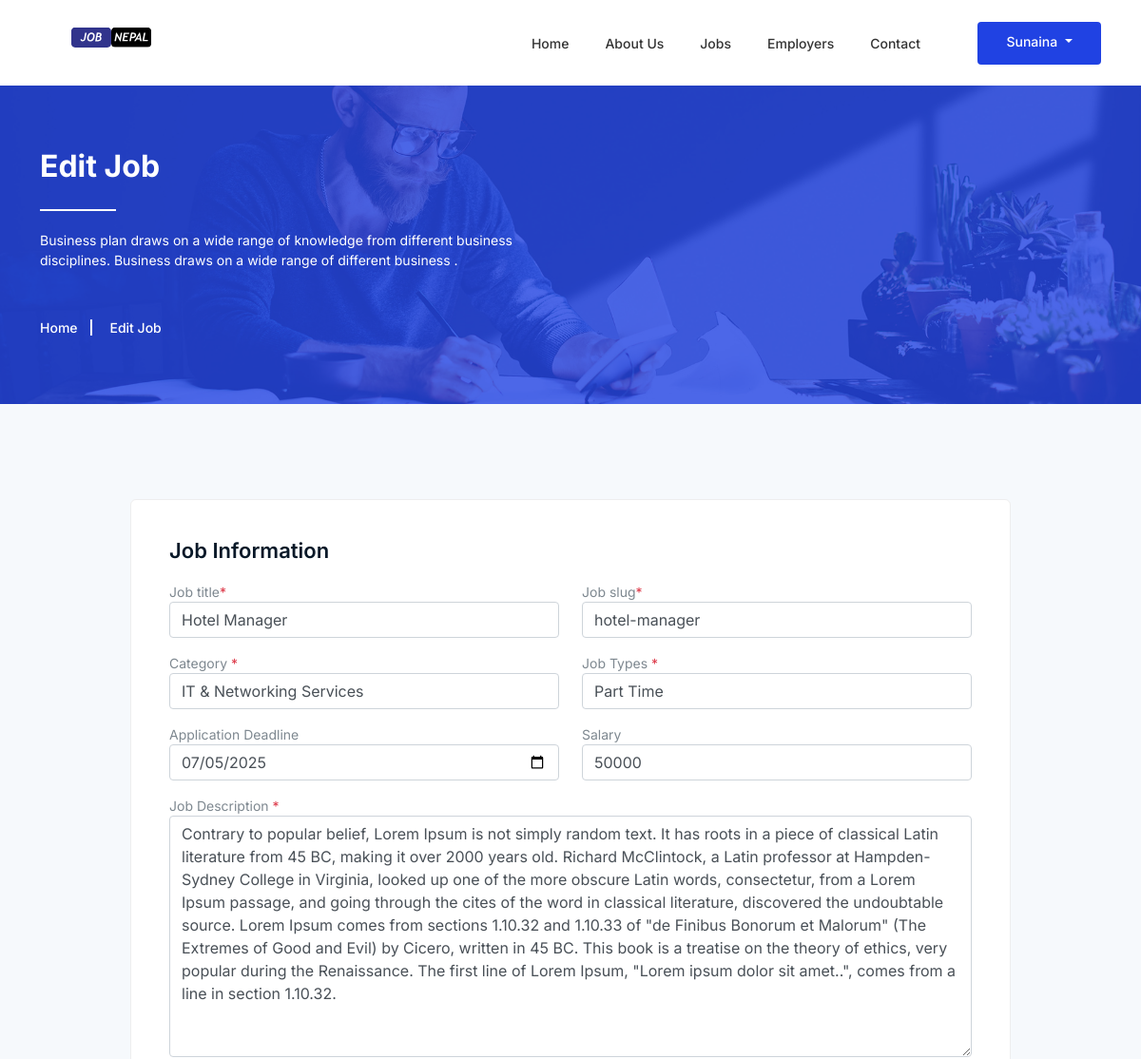
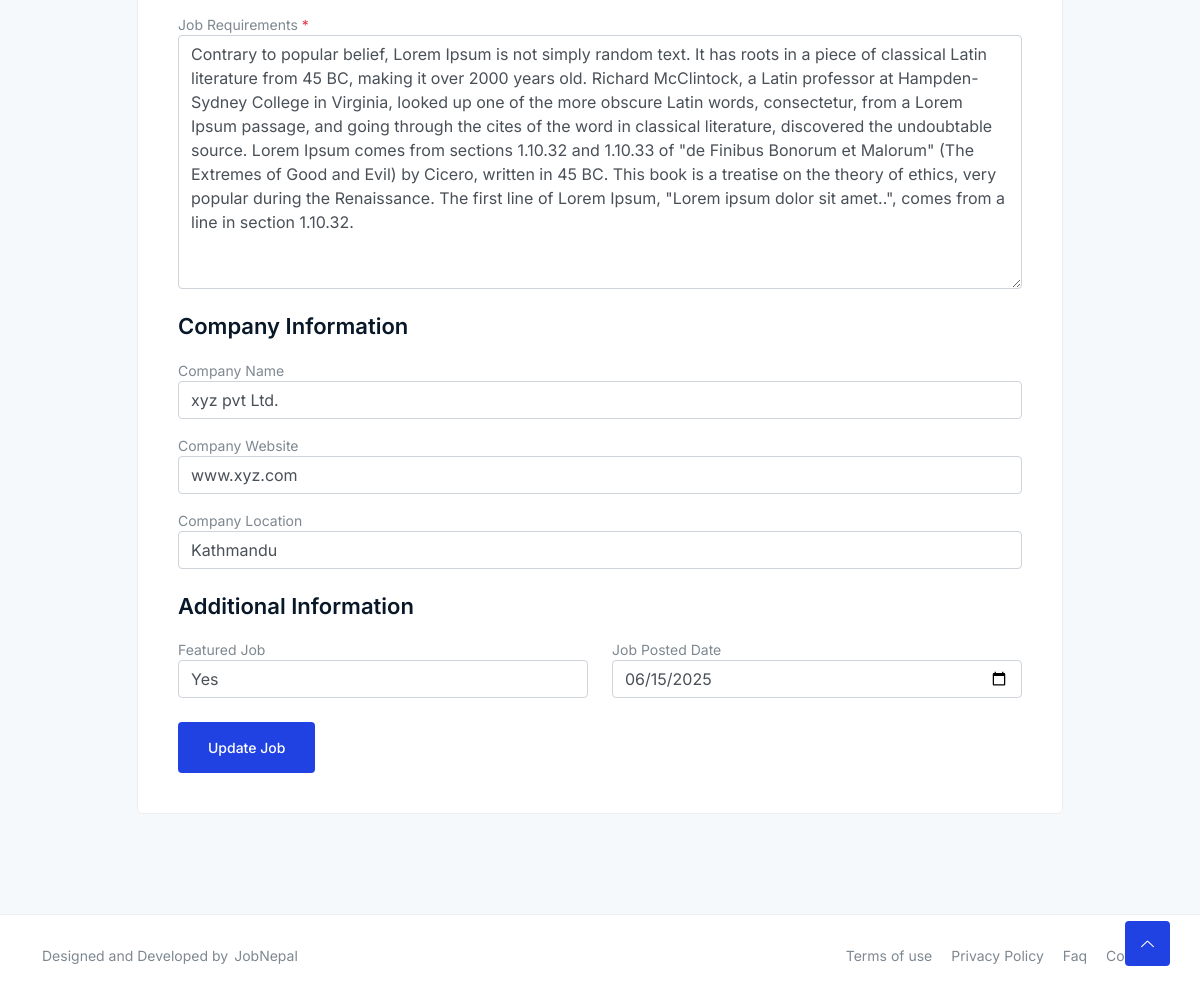
The app's page /jobs/edit-job/4 (signed in) with its own data (2 pictures, top to bottom).
### accounts/models.py (models this page shows, shortened)
class Account(AbstractBaseUser):
    first_name      = models.CharField(max_length=50)
    last_name       = models.CharField(max_length=50)
    username        = models.CharField(max_length=50, unique=True)
    email           = models.EmailField(max_length=100, unique=True)
    phone_number    = models.CharField(max_length=50)
    company_name    = models.CharField(max_length=300, blank=True, null=True)
    company_address = models.TextField( blank=True, null=True)
    date_joined     = models.DateTimeField(auto_now_add=True)
    last_login      = models.DateTimeField(auto_now_add=True)
    is_admin        = models.BooleanField(default=False)
    is_staff        = models.BooleanField(default=False)
    is_active       = models.BooleanField(default=False)
    is_superadmin   = models.BooleanField(default=False)
    USERNAME_FIELD  = 'email'
    REQUIRED_FIELDS = ['username', 'first_name', 'last_name']
    objects = MyAccountManager()
    def full_name(self):
        return f'{self.first_name} {self.last_name}'

### job/models.py (models this page shows, shortened)
class Job(models.Model):
    user = models.ForeignKey(Account, on_delete=models.CASCADE)
    job_title = models.CharField(max_length=255)
    job_slug = models.SlugField(max_length=100, unique=True)
    job_type = models.ForeignKey(JobType, on_delete=models.SET_NULL, null=True)
    category = models.ForeignKey(Category, on_delete=models.SET_NULL, null=True)
    application_deadline = models.DateField(null=True)
    salary = models.CharField(max_length=100, blank=True)
    job_description = models.TextField()
    job_requirements = models.TextField()
    company_name = models.CharField(max_length=255)
    company_website = models.CharField(max_length=255)
    company_location = models.CharField(max_length=255)
    is_featured = models.BooleanField(default=False)
    job_post_date = models.DateTimeField(null=True)

### job/views.py (the view)
# urls.py: path('edit-job/<int:job_id>', views.editJob, name='editJob'),
def editJob(request, job_id):
    job = get_object_or_404(Job, id=job_id, user = request.user)
    if request.method == 'POST':
        form = JobForm(request.POST, instance=job)
        if form.is_valid():
            form.save()
            messages.success(request, "Job Updated successfully.")
            return redirect('jobList')
    else:
        form = JobForm(instance=job)
    context = {
        'job': job,
        'form': form,
        'page_title': 'Edit Job'
    }
    return render(request, 'admin/edit-job.html', context)

### category/context_processors.py (called while the page is built)
def categories_links(request):
    category_links = Category.objects.all()
    return dict(category_links=category_links)

### category/models.py (called while the page is built)
    def __str__(self):
        return self.category_name

### jobType/context_processors.py (called while the page is built)
def job_type_links(request):
    job_type_links = JobType.objects.all()
    return dict(job_type_links=job_type_links)

### jobType/models.py (called while the page is built)
    def __str__(self):
        return self.job_type_name

### templates/admin/edit-job.html (shortened to what this page needs)
{% extends "layouts/base.html" %}
{% load static %}
{% block content %}
    {% include "layouts/breadcrumb.html" %}
    <section class="job-post section">
        <div class="container">
            <div class="row">
                <div class="col-lg-10 offset-lg-1 col-12">
                    <div class="job-information">
                        <h3 class="title">Job Information</h3>
                        <form action="{% url 'editJob' job.id %}" method="POST">
                            <div class="row">
                                <div class="col-lg-6 col-md-6">
                                        <label>Job title<span class="text-danger"> *</span></label>
                                        {{ form.job_title }}
                                </div>
                                <div class="col-lg-6 col-md-6">
                                        <label>Job slug<span class="text-danger"> *</span></label>
                                        {{ form.job_slug }}
                                </div>
                                <div class="col-lg-6 col-md-6 mt-3">
                                        <label>Category <span class="text-danger"> *</span></label>
                                        {{ form.category }}
                                </div>
                                <div class="col-lg-6 col-md-6 mt-3">
                                        <label>Job Types <span class="text-danger"> *</span></label>
                                        {{ form.job_type }}
                                    </div>
                                <div class="col-lg-6 col-md-6 mt-3">
                                        <label>Application Deadline</label>
                                        {{ form.application_deadline }}
                                </div>
                                <div class="col-lg-6 col-md-6 mt-3">
                                        <label>Salary</label>
                                        {{ form.salary }}
                                </div>
                                <div class="col-lg-12 mt-3">
                                        <label>Job Description <span class="text-danger"> *</span></label>
                                        {{ form.job_description }}
                                </div>
                                <div class="col-lg-12 mt-3">
                                        <label>Job Requirements <span class="text-danger"> *</span></label>
                                        {{ form.job_requirements }}
                                </div>
                            </div>
                            <h3 class="title mt-4">Company Information</h3>
                            <div class="row">
                                <div class="col-lg-12">
                                        <label>Company Name</label>
                                        {{ form.company_name }}
                                </div>
                                <div class="col-lg-12 mt-3">
                                        <label>Company Website</label>
                                        {{ form.company_website }}
                                </div>
                                <div class="col-lg-12 mt-3">
                                        <label>Company Location</label>
                                        {{ form.company_location }}
                                </div>
                            </div>
                            <h3 class="title mt-4">Additional Information</h3>
                            <div class="row">
                                <div class="col-lg-6 col-md-6">
                                        <label>Featured Job</label>
                                        {{ form.is_featured }}
                                </div>
                                <div class="col-lg-6 col-md-6">
                                        <label>Job Posted Date</label>
                                        {{ form.job_post_date }}
                                </div>
                                <div class="col-lg-12 button">
                                    <button type="submit" class="btn btn-primary mt-4">Update Job</button>
                                </div>
                            </div>
                        </form>
                    </div>
                </div>
            </div>
        </div>
    </section>
{% endblock %}

### templates/layouts/base.html (shortened to what this page needs)
<!DOCTYPE html>
{% load static %}
<html class="no-js" lang="zxx">
<head>
    <link rel="stylesheet" href="{% static 'assets/css/bootstrap.min.css' %}" />
    <link rel="stylesheet" href="{% static 'assets/css/LineIcons.2.0.css' %}" />
    <link rel="stylesheet" href="{% static 'assets/css/animate.css' %}" />
    <link rel="stylesheet" href="{% static 'assets/css/tiny-slider.css' %}" />
    <link rel="stylesheet" href="{% static 'assets/css/glightbox.min.css' %}" />
    <link rel="stylesheet" href="{% static 'assets/css/main.css' %}" />
</head>
<body>
    <header class="header other-page">
        <div class="navbar-area">
            <div class="container">
                <div class="row align-items-center">
                    <div class="col-lg-12">
                        <nav class="navbar navbar-expand-lg">
                            <a class="navbar-brand logo" href="{% url 'home' %}">
                                <img class="logo1" src="{% static 'assets/images/logo/joblogo.svg' %}" height="90px" alt="Logo" />
                            </a>
                            <div class="collapse navbar-collapse sub-menu-bar" id="navbarSupportedContent">
                                <ul id="nav" class="navbar-nav ml-auto">
                                    <li class="nav-item"><a href="{% url 'home' %}">Home</a> </li>
                                    <li class="nav-item"><a href="{% url 'aboutUs' %}">About Us </a> </li>
                                    <li class="nav-item"><a href="#">Jobs</a>
                                    </li>
                                   {% if user.is_staff is True %}
                                    <li class="nav-item"><a href="#">Candidates</a>
                                        <ul class="sub-menu">
                                            <li><a href="add-resume.html">Add Resume</a></li>
                                            <li><a href="job-alerts.html">Job Alerts</a></li>
                                        </ul>
                                    </li>
                                    {% elif user.is_admin is True %}
                                    <li class="nav-item"><a href="#">Employers </a>
                                    </li>
                                   {% endif %}
                                    <li class="nav-item"><a href="{% url 'contactUs' %}">Contact </a> </li>
                                </ul>
                            </div>
                             {% if user.id is None %}
                            <div class="button">
                                <a href="{% url 'login' %}"class="login"><i class="lni lni-lock-alt"></i> Login</a>
                                <a href="{% url 'register' %}" class="btn">Sign Up</a>
                            </div>
                            {% else %}
                            <div class="button">
                                <div class="dropdown show">
  <a class="btn btn-secondary dropdown-toggle" href="#" role="button" id="dropdownMenuLink" data-toggle="dropdown" aria-haspopup="true" aria-expanded="false">
   {{ user.first_name }}
  </a>
</div>
                            </div>
                            {% endif %}
                        </nav>
                    </div>
                </div>
            </div>
        </div>
    </header>
 {% block content %}
 {% endblock %}
 <footer class="footer">
        <div class="footer-bottom">
            <div class="container">
                <div class="inner">
                    <div class="row">
                        <div class="col-lg-6 col-md-6 col-12">
                            <div class="left">
                                <p>Designed and Developed by<a href="https://graygrids.com/" rel="nofollow"
                                        target="_blank">JobNepal</a></p>
                            </div>
                        </div>
                        <div class="col-lg-6 col-md-6 col-12">
                            <div class="right">
                                <ul>
                                    <li><a href="#">Terms of use</a></li>
                                    <li><a href="#"> Privacy Policy</a></li>
                                    <li><a href="#">Faq</a></li>
                                    <li><a href="#">Contact</a></li>
                                </ul>
                            </div>
                        </div>
                    </div>
                </div>
            </div>
        </div>
    </footer>
    <a href="#" class="scroll-top btn-hover">
        <i class="lni lni-chevron-up"></i>
    </a>
</body>
</html>

### records on screen
Account: first_name "Sunaina"
Job: job_title "Hotel Manager", job_slug "hotel-manager", category "IT & Networking Services", job_type "Part Time", application_deadline "07/05/2025", salary "50000", job_description "Contrary to popular belief, Lorem Ipsum is not simply random text. It has roots in a piece of classical Latin literature from 45 BC, making it over 2000 years old. Richard McClintock, a Latin professor at Hampden-Sydney College in Virginia, looked up one of the more obscure Latin words, consectetur, from a Lorem Ipsum passage, and going through the cites of the word in classical literature, discovered the undoubtable source. Lorem Ipsum comes from sections 1.10.32 and 1.10.33 of \"de Finibus Bonorum et Malorum\" (The Extremes of Good and Evil) by Cicero, written in 45 BC. This book is a treatise on the theory of ethics, very popular during the Renaissance. The first line of Lorem Ipsum,…", job_requirements "Contrary to popular belief, Lorem Ipsum is not simply random text. It has roots in a piece of classical Latin literature from 45 BC, making it over 2000 years old. Richard McClintock, a Latin professor at Hampden-Sydney College in Virginia, looked up one of the more obscure Latin words, consectetur, from a Lorem Ipsum passage, and going through the cites of the word in classical literature, discovered the undoubtable source. Lorem Ipsum comes from sections 1.10.32 and 1.10.33 of \"de Finibus Bonorum et Malorum\" (The Extremes of Good and Evil) by Cicero, written in 45 BC. This book is a treatise on the theory of ethics, very popular during the Renaissance. The first line of Lorem Ipsum,…", company_name "xyz pvt Ltd.", company_website "www.xyz.com", company_location "Kathmandu", is_featured "Yes", job_post_date "06/15/2025"

### other values on screen
{{ page_title|default:" " }} "Edit Job"
